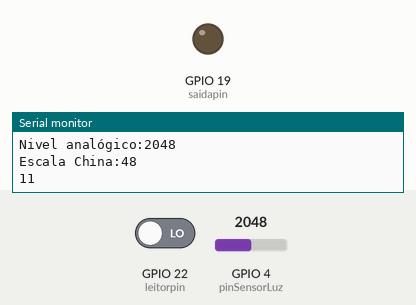
This sketch was run on a simulated ESP32. Shown: output pins drawn as LEDs (lit = HIGH), the last lines printed to the serial monitor. Dashed ring = blinking. Inputs (shaded band) come from the test bench; at power-on: GPIO 22 (leitorpin) LOW, GPIO 4 (pinSensorLuz) = 2048. No radio packets arrive unless stated.

Above: at 6.2 s.
6.3 s: GPIO 22 (leitorpin) driven HIGH
At 9.3 s:
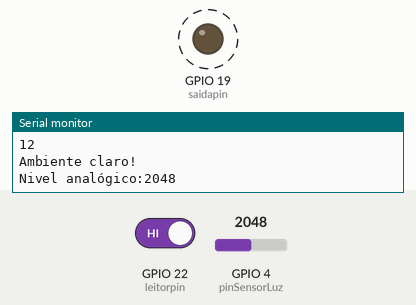
17.8 s: GPIO 22 (leitorpin) driven LOW
At 18.3 s:
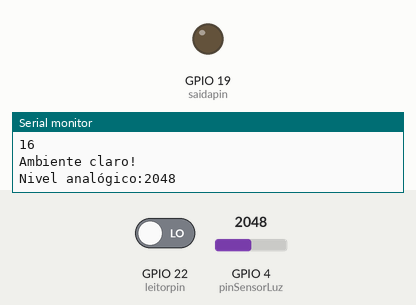
Timing chart, 0 to 20.8 s (numbered marks = the images above; inputs shaded):
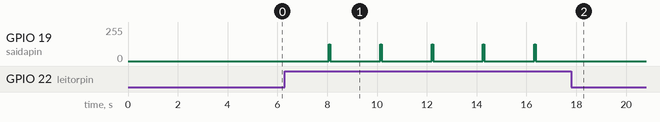

Measured:
- after the input at 6.3 s, GPIO 19 (saidapin): alternates 127/255 for 0.06 s and 0/255 for 2.0 s, starting after 1.8 s
- after the input at 17.8 s, GPIO 19 (saidapin): stops changing and stays 0/255

The sketch:

transmissor.ino
```cpp
#include "tasks.h"


RH_ASK rf_driver(1000, 3, 17); // Velocidade, RX, TX

TaskHandle_t onda125kHandle = NULL;


void setup() {

  Serial.begin(115200);
  Serial.println("Esperando o sensor aquecer um pouco...");
  delay(5000);
  Serial.println("Fim do setup()");

  Serial.println("ESP8266 433MHz transmitter");
  if (!rf_driver.init()) {
  Serial.println("init failed");
  while (1) delay(10000);
  }
  Serial.println("Transmitter: rf_driver initialised");
  rf_driver.setModeIdle();
  rf_driver.setHeaderId(1);
  rf_driver.setHeaderTo(2);
  rf_driver.setHeaderFrom(1);

  xTaskCreate(
    onda125k,         // função da task
    "onda_125kHz",    // nome da task
    2048,             // stack size
    NULL,             // parâmetros (nenhum)
    1,                // prioridade
    &onda125kHandle              // handle (não utilizado)
  );
}
int cont = 10;
void loop() {
  int nivelLuz = analogRead(pinSensorLuz); // Ler o nível de luz
  if (nivelLuz > 2000) { // Ajuste o valor conforme necessário
  Serial.println("Ambiente claro!");
  } else {
  Serial.println("Ambiente escuro!");
  }

  Serial.print("Nivel analógico:");
  Serial.println(nivelLuz);

  delay(1000); // Aguardar 1 segundo antes de repetir

  // Calcular a Escala China
  int EscalaChina;
  EscalaChina = (nivelLuz - 4000) / (-40);
  Serial.print("Escala China:");
  Serial.println(EscalaChina);

  // Converta EscalaChina para string
  char str[20];
  char str2[20];
  sprintf(str, "%d", EscalaChina);
  sprintf(str2, "%d", cont);

  // Concatene a string "Escala china:" com o valor de EscalaChina
  char msg[100]; // Buffer para a mensagem completa
  snprintf(msg, sizeof(msg), "E%s%s0", str, str2);


  // Envia a mensagem via RF
  //Serial.println("Transmitting packet");
  vTaskResume(onda125kHandle);
  rf_driver.send((uint8_t *)msg, strlen(msg) + 1); // +1 para incluir o terminador nulo '\0'
  rf_driver.waitPacketSent();
  vTaskSuspend(onda125kHandle);
  digitalWrite(saidapin, LOW);  // Garante nível baixo

  cont++;
  Serial.println(cont);
  if(cont>99) {
    cont=10;
  }
  delay(1000); // Aguardar 1 segundos antes de enviar novamente
}
```

task_saida.cpp
```cpp
#include "tasks.h"

void onda125k(void *pvParameters) {
  pinMode(leitorpin, INPUT);

  // Configura canal PWM 0 com frequência 125kHz e resolução 8 bits
  const int canalPWM = 0;
  const int frequencia = 125000;
  const int resolucao = 8;

  ledcSetup(canalPWM, frequencia, resolucao);
  ledcAttachPin(saidapin, canalPWM);

  while (true) {
    if (digitalRead(leitorpin) == HIGH) {
      // Ativa a onda quadrada (duty cycle 50% = 127)
      ledcWrite(canalPWM, 127);
    } else {
      // Desliga a saída
      ledcWrite(canalPWM, 0);
    }
    vTaskDelay(pdMS_TO_TICKS(1)); // Pequeno atraso para não sobrecarregar o loop
  }
}
```

tasks.h
```cpp
//Coleta dados sensor e transmite
// ESP8266 433MHz transmitter test 1
#include <RH_ASK.h>
#include <SPI.h>
#include <stdio.h>
#include <string.h> // Para usar strcat()

#define pinSensorLuz 4 // Ler o nível de luz

#define leitorpin 22 // Definir um pino analógico adequado
#define saidapin 19 // Definir um pino analógico adequado

void onda125k(void *pvParameters);
```
